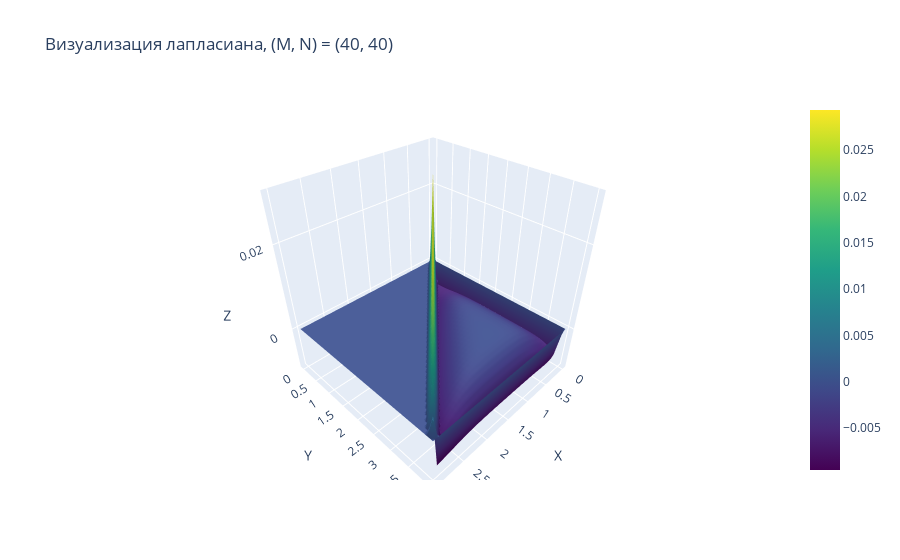

This figure's notebook cell:
### Code cell
# Создание сетки для осей X и Y
x = np.linspace(A1, A2, cols)
y = np.linspace(B1, B2, rows)

X, Y = np.meshgrid(x, y)

laplasian = calculate_laplacian(data, 1.)

# Создание 3D-поверхности
fig = go.Figure(data=[go.Surface(z=laplasian, x=x, y=y, colorscale='Viridis')])

# Настройка меток осей
fig.update_layout(scene=dict(xaxis_title='X', yaxis_title='Y', zaxis_title='Z'),
                  title='Визуализация лапласиана, (M, N) = (40, 40)')

# Отображение графика
fig.show()

### Figure 1 — Plotly figure (JSON) as saved in the notebook; plotly's stock layout.template omitted (floating-point values rounded to 4 significant figures; data arrays with more than 128 entries replaced by an {"elided": "..."} marker saying what was removed)
{"data": [{"colorscale": [[0, "#440154"], [0.1111, "#482878"], [0.2222, "#3e4989"], [0.3333, "#31688e"], [0.4444, "#26828e"], [0.5556, "#1f9e89"], [0.6667, "#35b779"], [0.7778, "#6ece58"], [0.8889, "#b5de2b"], [1, "#fde725"]], "type": "surface", "x": [0, 0.075, 0.15, 0.225, 0.3, 0.375, 0.45, 0.525, 0.6, 0.675, 0.75, 0.825, 0.9, 0.975, 1.05, 1.125, 1.2, 1.275, 1.35, 1.425, 1.5, 1.575, 1.65, 1.725, 1.8, 1.875, 1.95, 2.025, 2.1, 2.175, 2.25, 2.325, 2.4, 2.475, 2.55, 2.625, 2.7, 2.775, 2.85, 2.925, 3], "y": [0, 0.1, 0.2, 0.3, 0.4, 0.5, 0.6, 0.7, 0.8, 0.9, 1, 1.1, 1.2, 1.3, 1.4, 1.5, 1.6, 1.7, 1.8, 1.9, 2, 2.1, 2.2, 2.3, 2.4, 2.5, 2.6, 2.7, 2.8, 2.9, 3, 3.1, 3.2, 3.3, 3.4, 3.5, 3.6, 3.7, 3.8, 3.9, 4], "z": {"elided": "41x41 float values"}}], "layout": {"scene": {"xaxis": {"title": {"text": "X"}}, "yaxis": {"title": {"text": "Y"}}, "zaxis": {"title": {"text": "Z"}}}, "title": {"text": "Визуализация лапласиана, (M, N) = (40, 40)"}}}
